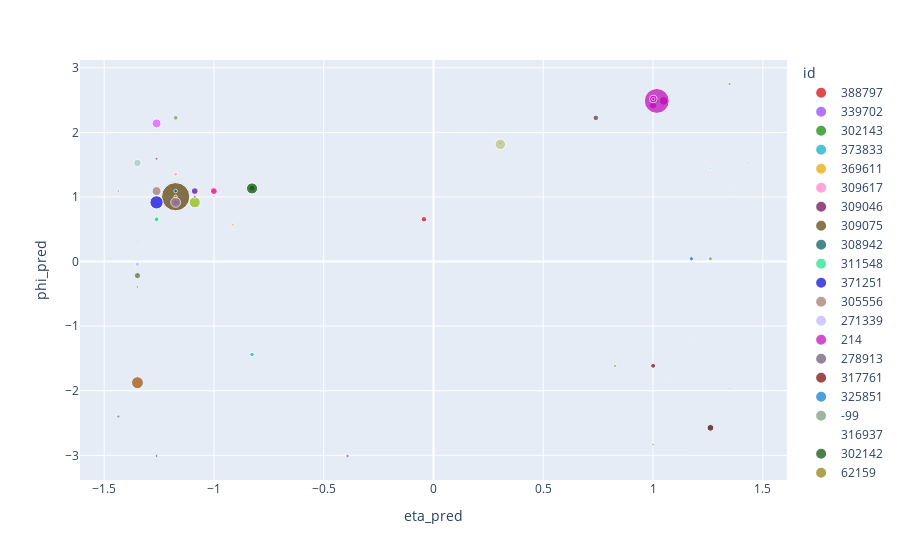

This figure's notebook cell:
### Code cell
px.scatter(plot_df, x='eta_pred', y='phi_pred', size='energy', color='id', color_discrete_sequence=get_palette(plot_df['id']))

### Figure 1 — Plotly figure (JSON) as saved in the notebook; plotly's stock layout.template omitted (floating-point values rounded to 4 significant figures)
{"data": [{"hovertemplate": "id=388797<br>eta_pred=%{x}<br>phi_pred=%{y}<br>energy=%{marker.size}<extra></extra>", "legendgroup": "388797", "marker": {"color": "rgb(214, 0, 0)", "size": [0.3958], "sizemode": "area", "sizeref": 0.02616, "symbol": "circle"}, "mode": "markers", "name": "388797", "orientation": "v", "showlegend": true, "type": "scatter", "x": [-0.0435], "xaxis": "x", "y": [0.6545], "yaxis": "y"}, {"hovertemplate": "id=339702<br>eta_pred=%{x}<br>phi_pred=%{y}<br>energy=%{marker.size}<extra></extra>", "legendgroup": "339702", "marker": {"color": "rgb(140, 59, 255)", "size": [0.1532], "sizemode": "area", "sizeref": 0.02616, "symbol": "circle"}, "mode": "markers", "name": "339702", "orientation": "v", "showlegend": true, "type": "scatter", "x": [-0.3915], "xaxis": "x", "y": [-3.011], "yaxis": "y"}, {"hovertemplate": "id=302143<br>eta_pred=%{x}<br>phi_pred=%{y}<br>energy=%{marker.size}<extra></extra>", "legendgroup": "302143", "marker": {"color": "rgb(1, 135, 0)", "size": [0.5041], "sizemode": "area", "sizeref": 0.02616, "symbol": "circle"}, "mode": "markers", "name": "302143", "orientation": "v", "showlegend": true, "type": "scatter", "x": [-0.8265], "xaxis": "x", "y": [1.136], "yaxis": "y"}, {"hovertemplate": "id=373833<br>eta_pred=%{x}<br>phi_pred=%{y}<br>energy=%{marker.size}<extra></extra>", "legendgroup": "373833", "marker": {"color": "rgb(0, 172, 198)", "size": [0.2434], "sizemode": "area", "sizeref": 0.02616, "symbol": "circle"}, "mode": "markers", "name": "373833", "orientation": "v", "showlegend": true, "type": "scatter", "x": [-0.8265], "xaxis": "x", "y": [-1.44], "yaxis": "y"}, {"hovertemplate": "id=369611<br>eta_pred=%{x}<br>phi_pred=%{y}<br>energy=%{marker.size}<extra></extra>", "legendgroup": "369611", "marker": {"color": "rgb(230, 165, 0)", "size": [0.0994], "sizemode": "area", "sizeref": 0.02616, "symbol": "circle"}, "mode": "markers", "name": "369611", "orientation": "v", "showlegend": true, "type": "scatter", "x": [-0.9135], "xaxis": "x", "y": [0.5672], "yaxis": "y"}, {"hovertemplate": "id=309617<br>eta_pred=%{x}<br>phi_pred=%{y}<br>energy=%{marker.size}<extra></extra>", "legendgroup": "309617", "marker": {"color": "rgb(255, 126, 209)", "size": [0.2586], "sizemode": "area", "sizeref": 0.02616, "symbol": "circle"}, "mode": "markers", "name": "309617", "orientation": "v", "showlegend": true, "type": "scatter", "x": [-1.001], "xaxis": "x", "y": [1.091], "yaxis": "y"}, {"hovertemplate": "id=309046<br>eta_pred=%{x}<br>phi_pred=%{y}<br>energy=%{marker.size}<extra></extra>", "legendgroup": "309046", "marker": {"color": "rgb(107, 0, 79)", "size": [0.2287], "sizemode": "area", "sizeref": 0.02616, "symbol": "circle"}, "mode": "markers", "name": "309046", "orientation": "v", "showlegend": true, "type": "scatter", "x": [-1.174], "xaxis": "x", "y": [0.9163], "yaxis": "y"}, {"hovertemplate": "id=309075<br>eta_pred=%{x}<br>phi_pred=%{y}<br>energy=%{marker.size}<extra></extra>", "legendgroup": "309075", "marker": {"color": "rgb(87, 59, 0)", "size": [10.47], "sizemode": "area", "sizeref": 0.02616, "symbol": "circle"}, "mode": "markers", "name": "309075", "orientation": "v", "showlegend": true, "type": "scatter", "x": [-1.175], "xaxis": "x", "y": [1.004], "yaxis": "y"}, {"hovertemplate": "id=308942<br>eta_pred=%{x}<br>phi_pred=%{y}<br>energy=%{marker.size}<extra></extra>", "legendgroup": "308942", "marker": {"color": "rgb(0, 86, 89)", "size": [0.1657], "sizemode": "area", "sizeref": 0.02616, "symbol": "circle"}, "mode": "markers", "name": "308942", "orientation": "v", "showlegend": true, "type": "scatter", "x": [-1.175], "xaxis": "x", "y": [1.091], "yaxis": "y"}, {"hovertemplate": "id=311548<br>eta_pred=%{x}<br>phi_pred=%{y}<br>energy=%{marker.size}<extra></extra>", "legendgroup": "311548", "marker": {"color": "rgb(21, 225, 140)", "size": [0.4021, 0.2539], "sizemode": "area", "sizeref": 0.02616, "symbol": "circle"}, "mode": "markers", "name": "311548", "orientation": "v", "showlegend": true, "type": "scatter", "x": [-1.262, -1.262], "xaxis": "x", "y": [0.6545, 0.6545], "yaxis": "y"}, {"hovertemplate": "id=371251<br>eta_pred=%{x}<br>phi_pred=%{y}<br>energy=%{marker.size}<extra></extra>", "legendgroup": "371251", "marker": {"color": "rgb(0, 0, 221)", "size": [2.281], "sizemode": "area", "sizeref": 0.02616, "symbol": "circle"}, "mode": "markers", "name": "371251", "orientation": "v", "showlegend": true, "type": "scatter", "x": [-1.262], "xaxis": "x", "y": [0.9163], "yaxis": "y"}, {"hovertemplate": "id=305556<br>eta_pred=%{x}<br>phi_pred=%{y}<br>energy=%{marker.size}<extra></extra>", "legendgroup": "305556", "marker": {"color": "rgb(161, 117, 105)", "size": [1.066], "sizemode": "area", "sizeref": 0.02616, "symbol": "circle"}, "mode": "markers", "name": "305556", "orientation": "v", "showlegend": true, "type": "scatter", "x": [-1.261], "xaxis": "x", "y": [1.091], "yaxis": "y"}, {"hovertemplate": "id=271339<br>eta_pred=%{x}<br>phi_pred=%{y}<br>energy=%{marker.size}<extra></extra>", "legendgroup": "271339", "marker": {"color": "rgb(188, 182, 255)", "size": [0.2567], "sizemode": "area", "sizeref": 0.02616, "symbol": "circle"}, "mode": "markers", "name": "271339", "orientation": "v", "showlegend": true, "type": "scatter", "x": [-1.349], "xaxis": "x", "y": [-0.04361], "yaxis": "y"}, {"hovertemplate": "id=214<br>eta_pred=%{x}<br>phi_pred=%{y}<br>energy=%{marker.size}<extra></extra>", "legendgroup": "214", "marker": {"color": "rgb(191, 3, 184)", "size": [0.2265, 0.9826, 0.6918, 8.094, 0.7822, 0.1419], "sizemode": "area", "sizeref": 0.02616, "symbol": "circle"}, "mode": "markers", "name": "214", "orientation": "v", "showlegend": true, "type": "scatter", "x": [1.017, 1.049, 1.001, 1.017, 1.001, 1.001], "xaxis": "x", "y": [2.487, 2.487, 2.419, 2.487, 2.517, 2.517], "yaxis": "y"}, {"hovertemplate": "id=278913<br>eta_pred=%{x}<br>phi_pred=%{y}<br>energy=%{marker.size}<extra></extra>", "legendgroup": "278913", "marker": {"color": "rgb(100, 84, 114)", "size": [0.07037], "sizemode": "area", "sizeref": 0.02616, "symbol": "circle"}, "mode": "markers", "name": "278913", "orientation": "v", "showlegend": true, "type": "scatter", "x": [1.0], "xaxis": "x", "y": [-2.836], "yaxis": "y"}, {"hovertemplate": "id=317761<br>eta_pred=%{x}<br>phi_pred=%{y}<br>energy=%{marker.size}<extra></extra>", "legendgroup": "317761", "marker": {"color": "rgb(121, 0, 0)", "size": [0.3131], "sizemode": "area", "sizeref": 0.02616, "symbol": "circle"}, "mode": "markers", "name": "317761", "orientation": "v", "showlegend": true, "type": "scatter", "x": [1.0], "xaxis": "x", "y": [-1.614], "yaxis": "y"}, {"hovertemplate": "id=325851<br>eta_pred=%{x}<br>phi_pred=%{y}<br>energy=%{marker.size}<extra></extra>", "legendgroup": "325851", "marker": {"color": "rgb(7, 116, 216)", "size": [0.2445], "sizemode": "area", "sizeref": 0.02616, "symbol": "circle"}, "mode": "markers", "name": "325851", "orientation": "v", "showlegend": true, "type": "scatter", "x": [1.175], "xaxis": "x", "y": [0.04363], "yaxis": "y"}, {"hovertemplate": "id=-99<br>eta_pred=%{x}<br>phi_pred=%{y}<br>energy=%{marker.size}<extra></extra>", "legendgroup": "-99", "marker": {"color": "rgb(114, 154, 124)", "size": [0.2155, 0, 0.04768, 0.1042, 0.1456, 0, 0, 0, 0.02131, 0.04816, 0.3204, 0, 0.1322, 0.08262, 0, 0, 0, 0.03195, 0.02227, 0.1654, 0, 0.05312, 0.02045, 0, 0.09875, 0.02237, 0.1299, 0.005425], "sizemode": "area", "sizeref": 0.02616, "symbol": "circle"}, "mode": "markers", "name": "-99", "orientation": "v", "showlegend": true, "type": "scatter", "x": [1.261, -1.262, -1.349, -1.349, 0.3045, 0.4785, 0.9135, 1.0, 1.0, 1.348, -1.175, 0.8265, 0.8265, -1.435, -1.436, -1.436, 1.435, 1.435, -1.435, -1.436, -1.434, 1.436, -1.349, -1.349, -1.349, 1.348, 1.349, 1.348], "xaxis": "x", "y": [0.04365, 0.3927, 0.3054, -1.792, 1.834, -1.091, 2.313, -1.614, -1.44, -1.963, 2.225, -1.963, -1.614, 1.091, -2.138, -1.091, 0.1309, 0.829, 2.051, -2.4, -0.218, 1.527, -1.527, -0.8288, -0.3926, 1.091, 2.749, -1.353], "yaxis": "y"}, {"hovertemplate": "id=316937<br>eta_pred=%{x}<br>phi_pred=%{y}<br>energy=%{marker.size}<extra></extra>", "legendgroup": "316937", "marker": {"color": "rgb(255, 119, 82)", "size": [0], "sizemode": "area", "sizeref": 0.02616, "symbol": "circle"}, "mode": "markers", "name": "316937", "orientation": "v", "showlegend": true, "type": "scatter", "x": [1.262], "xaxis": "x", "y": [2.574], "yaxis": "y"}, {"hovertemplate": "id=302142<br>eta_pred=%{x}<br>phi_pred=%{y}<br>energy=%{marker.size}<extra></extra>", "legendgroup": "302142", "marker": {"color": "rgb(0, 75, 0)", "size": [1.607], "sizemode": "area", "sizeref": 0.02616, "symbol": "circle"}, "mode": "markers", "name": "302142", "orientation": "v", "showlegend": true, "type": "scatter", "x": [-0.8265], "xaxis": "x", "y": [1.132], "yaxis": "y"}, {"hovertemplate": "id=62159<br>eta_pred=%{x}<br>phi_pred=%{y}<br>energy=%{marker.size}<extra></extra>", "legendgroup": "62159", "marker": {"color": "rgb(142, 123, 1)", "size": [0.02942], "sizemode": "area", "sizeref": 0.02616, "symbol": "circle"}, "mode": "markers", "name": "62159", "orientation": "v", "showlegend": true, "type": "scatter", "x": [-0.8265], "xaxis": "x", "y": [1.527], "yaxis": "y"}, {"hovertemplate": "id=308460<br>eta_pred=%{x}<br>phi_pred=%{y}<br>energy=%{marker.size}<extra></extra>", "legendgroup": "308460", "marker": {"color": "rgb(242, 0, 123)", "size": [0.04005, 0.6347], "sizemode": "area", "sizeref": 0.02616, "symbol": "circle"}, "mode": "markers", "name": "308460", "orientation": "v", "showlegend": true, "type": "scatter", "x": [-1.001, -1.001], "xaxis": "x", "y": [1.004, 1.091], "yaxis": "y"}, {"hovertemplate": "id=308461<br>eta_pred=%{x}<br>phi_pred=%{y}<br>energy=%{marker.size}<extra></extra>", "legendgroup": "308461", "marker": {"color": "rgb(142, 186, 0)", "size": [1.588, 0.1525], "sizemode": "area", "sizeref": 0.02616, "symbol": "circle"}, "mode": "markers", "name": "308461", "orientation": "v", "showlegend": true, "type": "scatter", "x": [-1.088, -1.175], "xaxis": "x", "y": [0.9163, 1.004], "yaxis": "y"}, {"hovertemplate": "id=308463<br>eta_pred=%{x}<br>phi_pred=%{y}<br>energy=%{marker.size}<extra></extra>", "legendgroup": "308463", "marker": {"color": "rgb(165, 123, 184)", "size": [0.1571, 1.278], "sizemode": "area", "sizeref": 0.02616, "symbol": "circle"}, "mode": "markers", "name": "308463", "orientation": "v", "showlegend": true, "type": "scatter", "x": [-1.087, -1.174], "xaxis": "x", "y": [1.004, 0.9163], "yaxis": "y"}, {"hovertemplate": "id=308467<br>eta_pred=%{x}<br>phi_pred=%{y}<br>energy=%{marker.size}<extra></extra>", "legendgroup": "308467", "marker": {"color": "rgb(89, 1, 163)", "size": [0.6082], "sizemode": "area", "sizeref": 0.02616, "symbol": "circle"}, "mode": "markers", "name": "308467", "orientation": "v", "showlegend": true, "type": "scatter", "x": [-1.087], "xaxis": "x", "y": [1.091], "yaxis": "y"}, {"hovertemplate": "id=176001<br>eta_pred=%{x}<br>phi_pred=%{y}<br>energy=%{marker.size}<extra></extra>", "legendgroup": "176001", "marker": {"color": "rgb(226, 175, 175)", "size": [0.2167], "sizemode": "area", "sizeref": 0.02616, "symbol": "circle"}, "mode": "markers", "name": "176001", "orientation": "v", "showlegend": true, "type": "scatter", "x": [-1.175], "xaxis": "x", "y": [1.353], "yaxis": "y"}, {"hovertemplate": "id=176288<br>eta_pred=%{x}<br>phi_pred=%{y}<br>energy=%{marker.size}<extra></extra>", "legendgroup": "176288", "marker": {"color": "rgb(160, 58, 82)", "size": [0.121], "sizemode": "area", "sizeref": 0.02616, "symbol": "circle"}, "mode": "markers", "name": "176288", "orientation": "v", "showlegend": true, "type": "scatter", "x": [-1.262], "xaxis": "x", "y": [1.592], "yaxis": "y"}, {"hovertemplate": "id=175692<br>eta_pred=%{x}<br>phi_pred=%{y}<br>energy=%{marker.size}<extra></extra>", "legendgroup": "175692", "marker": {"color": "rgb(161, 200, 200)", "size": [0.7471], "sizemode": "area", "sizeref": 0.02616, "symbol": "circle"}, "mode": "markers", "name": "175692", "orientation": "v", "showlegend": true, "type": "scatter", "x": [-1.348], "xaxis": "x", "y": [1.527], "yaxis": "y"}, {"hovertemplate": "id=312414<br>eta_pred=%{x}<br>phi_pred=%{y}<br>energy=%{marker.size}<extra></extra>", "legendgroup": "312414", "marker": {"color": "rgb(158, 75, 0)", "size": [1.86], "sizemode": "area", "sizeref": 0.02616, "symbol": "circle"}, "mode": "markers", "name": "312414", "orientation": "v", "showlegend": true, "type": "scatter", "x": [-1.349], "xaxis": "x", "y": [-1.876], "yaxis": "y"}, {"hovertemplate": "id=374714<br>eta_pred=%{x}<br>phi_pred=%{y}<br>energy=%{marker.size}<extra></extra>", "legendgroup": "374714", "marker": {"color": "rgb(84, 103, 68)", "size": [0.5015], "sizemode": "area", "sizeref": 0.02616, "symbol": "circle"}, "mode": "markers", "name": "374714", "orientation": "v", "showlegend": true, "type": "scatter", "x": [-1.349], "xaxis": "x", "y": [-0.2182], "yaxis": "y"}, {"hovertemplate": "id=412644<br>eta_pred=%{x}<br>phi_pred=%{y}<br>energy=%{marker.size}<extra></extra>", "legendgroup": "412644", "marker": {"color": "rgb(186, 195, 137)", "size": [1.453], "sizemode": "area", "sizeref": 0.02616, "symbol": "circle"}, "mode": "markers", "name": "412644", "orientation": "v", "showlegend": true, "type": "scatter", "x": [0.3045], "xaxis": "x", "y": [1.815], "yaxis": "y"}, {"hovertemplate": "id=410362<br>eta_pred=%{x}<br>phi_pred=%{y}<br>energy=%{marker.size}<extra></extra>", "legendgroup": "410362", "marker": {"color": "rgb(94, 123, 135)", "size": [0], "sizemode": "area", "sizeref": 0.02616, "symbol": "circle"}, "mode": "markers", "name": "410362", "orientation": "v", "showlegend": true, "type": "scatter", "x": [0.6525], "xaxis": "x", "y": [-1.091], "yaxis": "y"}, {"hovertemplate": "id=377710<br>eta_pred=%{x}<br>phi_pred=%{y}<br>energy=%{marker.size}<extra></extra>", "legendgroup": "377710", "marker": {"color": "rgb(96, 56, 59)", "size": [0.4185], "sizemode": "area", "sizeref": 0.02616, "symbol": "circle"}, "mode": "markers", "name": "377710", "orientation": "v", "showlegend": true, "type": "scatter", "x": [0.7395], "xaxis": "x", "y": [2.225], "yaxis": "y"}, {"hovertemplate": "id=97025<br>eta_pred=%{x}<br>phi_pred=%{y}<br>energy=%{marker.size}<extra></extra>", "legendgroup": "97025", "marker": {"color": "rgb(130, 135, 255)", "size": [0.0046], "sizemode": "area", "sizeref": 0.02616, "symbol": "circle"}, "mode": "markers", "name": "97025", "orientation": "v", "showlegend": true, "type": "scatter", "x": [1.174], "xaxis": "x", "y": [-1.265], "yaxis": "y"}, {"hovertemplate": "id=93767<br>eta_pred=%{x}<br>phi_pred=%{y}<br>energy=%{marker.size}<extra></extra>", "legendgroup": "93767", "marker": {"color": "rgb(56, 0, 0)", "size": [0.6082], "sizemode": "area", "sizeref": 0.02616, "symbol": "circle"}, "mode": "markers", "name": "93767", "orientation": "v", "showlegend": true, "type": "scatter", "x": [1.261], "xaxis": "x", "y": [-2.574], "yaxis": "y"}, {"hovertemplate": "id=306343<br>eta_pred=%{x}<br>phi_pred=%{y}<br>energy=%{marker.size}<extra></extra>", "legendgroup": "306343", "marker": {"color": "rgb(226, 82, 255)", "size": [1.048], "sizemode": "area", "sizeref": 0.02616, "symbol": "circle"}, "mode": "markers", "name": "306343", "orientation": "v", "showlegend": true, "type": "scatter", "x": [-1.262], "xaxis": "x", "y": [2.138], "yaxis": "y"}, {"hovertemplate": "id=384376<br>eta_pred=%{x}<br>phi_pred=%{y}<br>energy=%{marker.size}<extra></extra>", "legendgroup": "384376", "marker": {"color": "rgb(47, 82, 130)", "size": [0.1046], "sizemode": "area", "sizeref": 0.02616, "symbol": "circle"}, "mode": "markers", "name": "384376", "orientation": "v", "showlegend": true, "type": "scatter", "x": [-1.262], "xaxis": "x", "y": [-3.011], "yaxis": "y"}, {"hovertemplate": "id=324586<br>eta_pred=%{x}<br>phi_pred=%{y}<br>energy=%{marker.size}<extra></extra>", "legendgroup": "324586", "marker": {"color": "rgb(126, 202, 255)", "size": [0.06205], "sizemode": "area", "sizeref": 0.02616, "symbol": "circle"}, "mode": "markers", "name": "324586", "orientation": "v", "showlegend": true, "type": "scatter", "x": [1.261], "xaxis": "x", "y": [1.44], "yaxis": "y"}, {"hovertemplate": "id=318007<br>eta_pred=%{x}<br>phi_pred=%{y}<br>energy=%{marker.size}<extra></extra>", "legendgroup": "318007", "marker": {"color": "rgb(196, 102, 142)", "size": [0.04717], "sizemode": "area", "sizeref": 0.02616, "symbol": "circle"}, "mode": "markers", "name": "318007", "orientation": "v", "showlegend": true, "type": "scatter", "x": [1.087], "xaxis": "x", "y": [-1.789], "yaxis": "y"}, {"hovertemplate": "id=310616<br>eta_pred=%{x}<br>phi_pred=%{y}<br>energy=%{marker.size}<extra></extra>", "legendgroup": "310616", "marker": {"color": "rgb(0, 128, 105)", "size": [0], "sizemode": "area", "sizeref": 0.02616, "symbol": "circle"}, "mode": "markers", "name": "310616", "orientation": "v", "showlegend": true, "type": "scatter", "x": [-1.435], "xaxis": "x", "y": [1.964], "yaxis": "y"}], "layout": {"legend": {"itemsizing": "constant", "title": {"text": "id"}, "tracegroupgap": 0}, "margin": {"t": 60}, "xaxis": {"anchor": "y", "domain": [0, 1], "title": {"text": "eta_pred"}}, "yaxis": {"anchor": "x", "domain": [0, 1], "title": {"text": "phi_pred"}}}}
